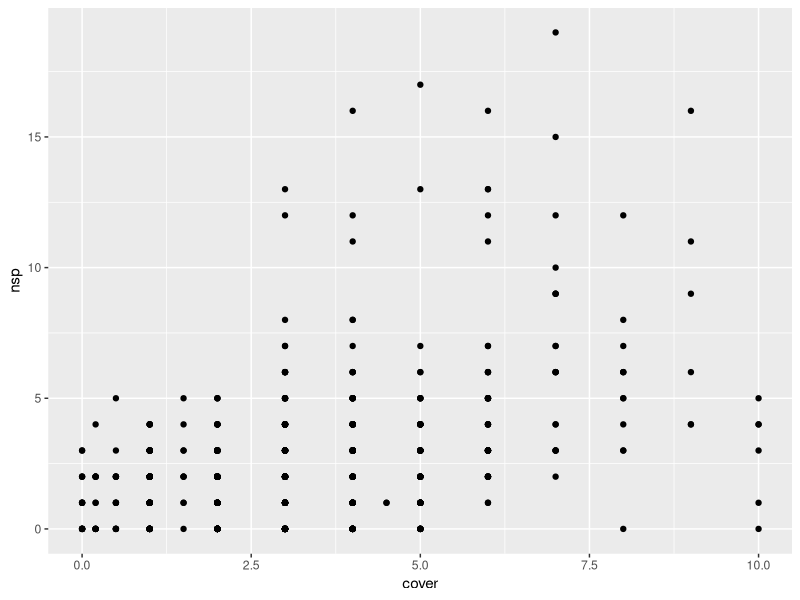
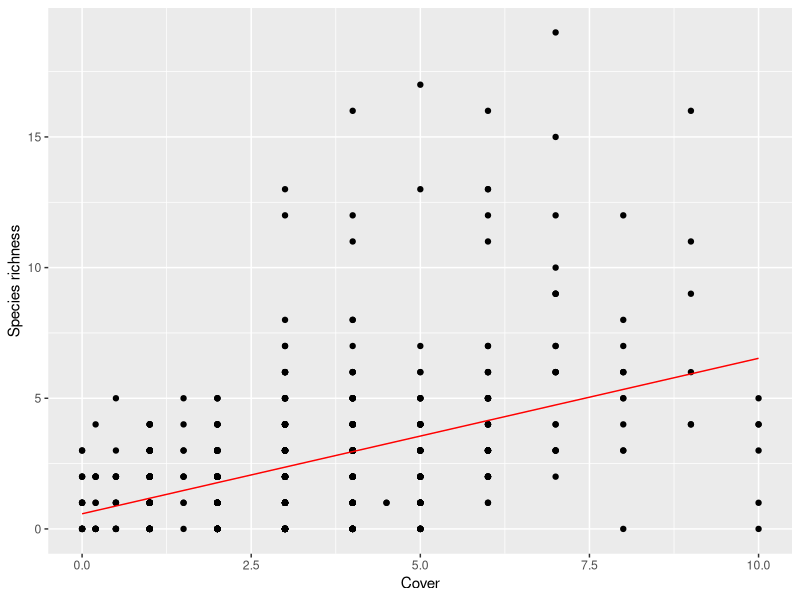
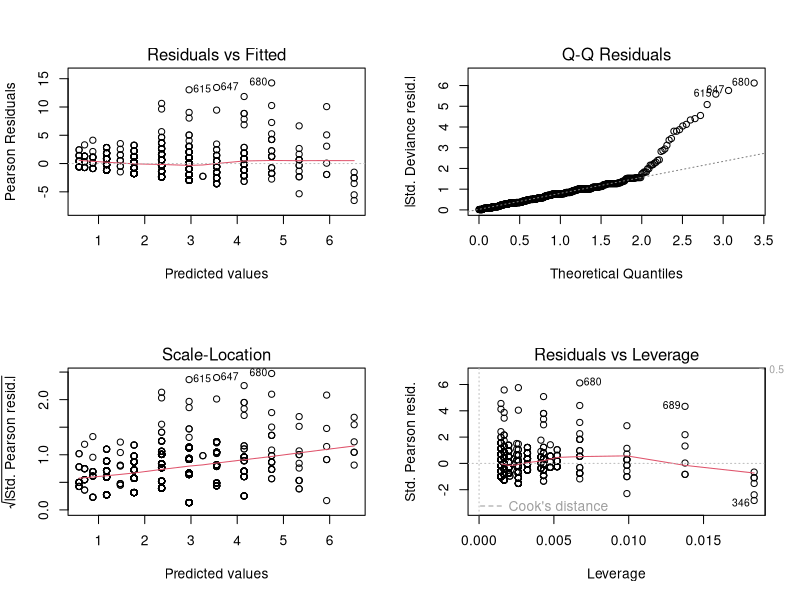
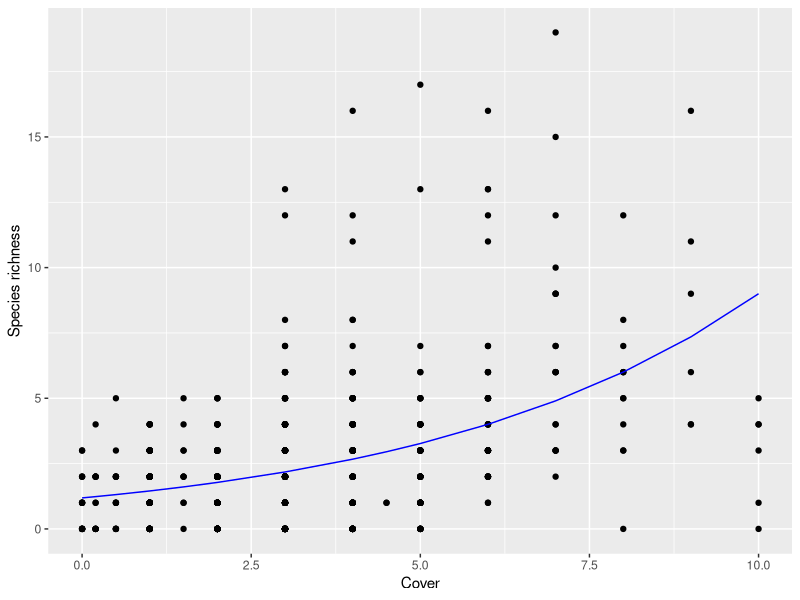

The R source for these figures, in order: (Note: this script raises an error after producing the figures.)
## ---- chunk 1
knitr::opts_chunk$set(echo = TRUE)
## ---- chunk 2
library(tidyverse)

sorich <- read_csv('sorich.csv')
view(sorich)

ggplot(sorich, aes(x = cover, y = nsp)) + geom_point()

## ---- chunk 3

fit_lm <- glm(nsp ~ cover, data = sorich)
anova(fit_lm)
summary(fit_lm)

## ---- chunk 4

ggplot(cbind(sorich, fit = fitted(fit_lm)), aes(x = cover, y = nsp)) + 
  geom_point() + 
  geom_line(aes(y = fit), colour = "red") +
  labs(y = "Species richness", x = "Cover")

## ---- chunk 5

par(mfrow=c(2,2))
plot(fit_lm)

## ---- chunk 6

fit_glm <- glm(nsp ~ cover, data = sorich, family = poisson)
anova(fit_glm, test = "Chisq")
summary(fit_glm)

## ---- chunk 7

ggplot(cbind(sorich, fit = fitted(fit_glm)), aes(x = cover, y = nsp)) + 
  geom_point() + 
  geom_line(aes(y = fit), colour = "blue") +
  labs(y = "Species richness", x = "Cover")

## ---- chunk 8

anova(fit_glm)

## ---- chunk 9

pred <- predict(fit_glm, newdata = data.frame(cover = 10), type = "confidence interval")
view(pred)

